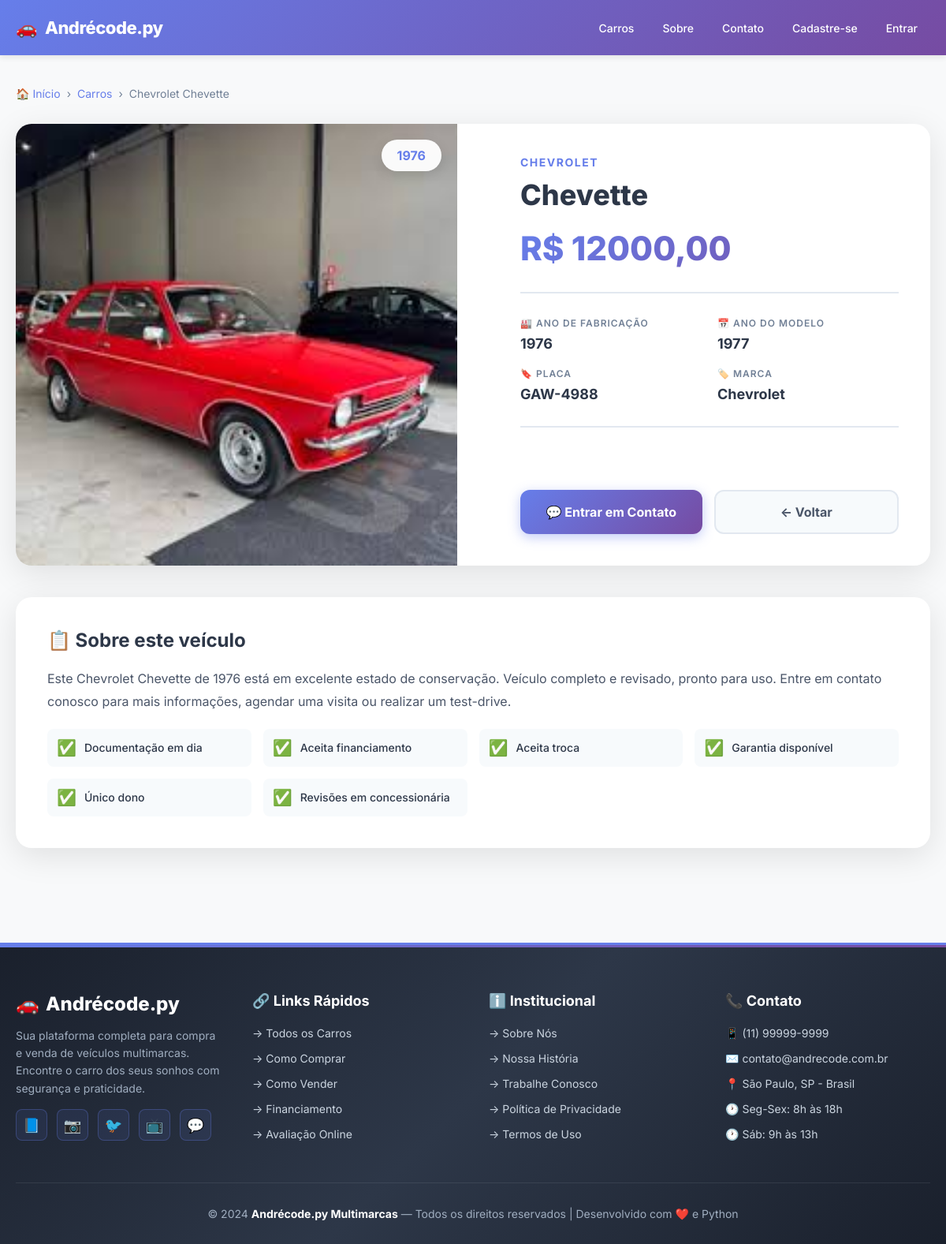
The app's page /car/2/ with its own data.
### cars/models.py (models this page shows, shortened)
class Car(models.Model):
    id = models.AutoField(primary_key=True)
    model = models.CharField(max_length=200)
    brand = models.ForeignKey(Brand, on_delete=models.PROTECT, related_name='cars_brand')
    factory_year = models.IntegerField(blank=True, null=True)
    model_year = models.IntegerField(blank=True, null=True)
    plate = models.CharField(max_length=10, blank=True, null=True)
    value = models.FloatField(blank=True, null=True)
    photo = models.ImageField(upload_to='cars/', blank=True, null=True)
    bio = models.TextField(blank=True, null=True)

class Brand(models.Model):
    name = models.CharField(max_length=200)
    def __str__(self):
        return self.name

### cars/views.py (the view)
# urls.py: path('car/<int:pk>/', car_detail_view, name='car_detail'),
def car_detail_view(request, pk):
    car = get_object_or_404(Car, pk=pk)
    return render(request, 'car_detail.html', {'car': car})

### cars/templates/car_detail.html (shortened to what this page needs)
{% extends "base.html" %}
{% block content %}
<div class="detail-container">
    <div class="breadcrumb">
        <a href="{% url 'cars_list' %}">🏠 Início</a>
        <span>›</span>
        <a href="{% url 'cars_list' %}">Carros</a>
        <span>›</span>
        <span>{{ car.brand }} {{ car.model }}</span>
    </div>
    <div class="detail-grid">
        <div class="image-section">
            {% if car.photo %}
            <img src="{{ car.photo.url }}" alt="{{ car.brand }} {{ car.model }} {{ car.factory_year }}"
                class="car-image">
            {% else %}
            <div style="text-align: center; color: #cbd5e0;">
                <div style="font-size: 64px; margin-bottom: 10px;">🚗</div>
                <p>Imagem não disponível</p>
            </div>
            {% endif %}
            <div class="year-badge">{{ car.factory_year }}</div>
        </div>
        <div class="info-section">
            <div class="car-brand-label">{{ car.brand }}</div>
            <h1 class="car-title">{{ car.model }}</h1>
            <div class="car-price">R$ {{ car.value|floatformat:2 }}</div>
            <div class="specs-grid">
                <div class="spec-item">
                    <span class="spec-label">🏭 Ano de Fabricação</span>
                    <span class="spec-value">{{ car.factory_year|default:"N/D" }}</span>
                </div>
                <div class="spec-item">
                    <span class="spec-label">📅 Ano do Modelo</span>
                    <span class="spec-value">{{ car.model_year|default:"N/D" }}</span>
                </div>
                <div class="spec-item">
                    <span class="spec-label">🔖 Placa</span>
                    <span class="spec-value">{{ car.plate|default:"N/D" }}</span>
                </div>
                <div class="spec-item">
                    <span class="spec-label">🏷️ Marca</span>
                    <span class="spec-value">{{ car.brand }}</span>
                </div>
            </div>
            <div class="action-buttons">
                {% if not user.is_authenticated %}
                <a href="#" class="btn btn-primary">
                    💬 Entrar em Contato
                </a>
                {% endif %}
                <a href="{% url 'cars_list' %}" class="btn btn-secondary">
                    ← Voltar
                </a>
            </div>
        </div>
    </div>
    <div class="description-section">
        <h2 class="description-title">
            📋 Sobre este veículo
        </h2>
        <p class="description-text">
            {% if car.bio %}
            {{ car.bio|linebreaks }}
            {% else %}
            Este {{ car.brand }} {{ car.model }} de {{ car.factory_year }} está em excelente estado de conservação.
            Veículo completo e revisado, pronto para uso. Entre em contato conosco para mais informações,
            agendar uma visita ou realizar um test-drive.
            {% endif %}
        </p>
        <div class="features-list">
            <div class="feature-item">
                <span class="feature-icon">✅</span>
                <span>Documentação em dia</span>
            </div>
            <div class="feature-item">
                <span class="feature-icon">✅</span>
                <span>Aceita financiamento</span>
            </div>
            <div class="feature-item">
                <span class="feature-icon">✅</span>
                <span>Aceita troca</span>
            </div>
            <div class="feature-item">
                <span class="feature-icon">✅</span>
                <span>Garantia disponível</span>
            </div>
            <div class="feature-item">
                <span class="feature-icon">✅</span>
                <span>Único dono</span>
            </div>
            <div class="feature-item">
                <span class="feature-icon">✅</span>
                <span>Revisões em concessionária</span>
            </div>
        </div>
    </div>
</div>
{% endblock %}

### app/templates/base.html (style rules this page uses)
* { margin: 0; padding: 0; box-sizing: border-box; }
body { font-family: 'Inter', -apple-system, BlinkMacSystemFont, sans-serif; background-color: #f8f9fa; color: #2d3748; min-height: 100vh; display: flex; flex-direction: column; }

### cars/templates/car_detail.html (style rules this page uses)
* { box-sizing: border-box; }
.detail-container { max-width: 1200px; margin: 0 auto; padding: 40px 20px; }
.breadcrumb { display: flex; align-items: center; gap: 8px; margin-bottom: 30px; font-size: 14px; color: #718096; }
.breadcrumb a { color: #667eea; text-decoration: none; transition: color 0.2s; }
.detail-grid { display: grid; grid-template-columns: 1fr 1fr; gap: 40px; background: white; border-radius: 20px; overflow: hidden; box-shadow: 0 10px 40px rgba(0, 0, 0, 0.1); }
.image-section { position: relative; background: #f5f5f5; min-height: 500px; display: flex; align-items: center; justify-content: center; overflow: hidden; }
.car-image { width: 100%; height: 100%; object-fit: cover; transition: transform 0.3s ease; }
.year-badge { position: absolute; top: 20px; right: 20px; background: rgba(255, 255, 255, 0.95); color: #667eea; padding: 10px 20px; border-radius: 30px; font-size: 16px; font-weight: 700; backdrop-filter: blur(10px); box-shadow: 0 4px 15px rgba(0, 0, 0, 0.1); }
.info-section { padding: 40px; display: flex; flex-direction: column; }
.car-brand-label { font-size: 14px; text-transform: uppercase; letter-spacing: 1.5px; color: #667eea; font-weight: 700; margin-bottom: 12px; }
.car-title { font-size: 36px; font-weight: 800; color: #2d3748; margin-bottom: 20px; line-height: 1.2; }
.car-price { font-size: 42px; font-weight: 800; background: linear-gradient(135deg, #667eea 0%, #764ba2 100%); -webkit-background-clip: text; -webkit-text-fill-color: transparent; background-clip: text; margin-bottom: 30px; }
.specs-grid { display: grid; grid-template-columns: 1fr 1fr; gap: 20px; margin-bottom: 30px; padding: 30px 0; border-top: 2px solid #e2e8f0; border-bottom: 2px solid #e2e8f0; }
.spec-item { display: flex; flex-direction: column; gap: 8px; }
.spec-label { font-size: 12px; text-transform: uppercase; letter-spacing: 1px; color: #718096; font-weight: 600; }
.spec-value { font-size: 18px; font-weight: 700; color: #2d3748; }
.action-buttons { display: flex; gap: 15px; margin-top: auto; }
.btn { flex: 1; padding: 16px 24px; border: none; border-radius: 12px; font-size: 16px; font-weight: 700; cursor: pointer; transition: all 0.3s ease; text-align: center; text-decoration: none; display: inline-flex; align-items: center; justify-content: center; gap: 8px; }
.btn-primary { background: linear-gradient(135deg, #667eea 0%, #764ba2 100%); color: white; box-shadow: 0 4px 15px rgba(102, 126, 234, 0.4); }
.btn-secondary { background: #f7fafc; color: #4a5568; border: 2px solid #e2e8f0; }
.description-section { margin-top: 40px; background: white; padding: 40px; border-radius: 20px; box-shadow: 0 10px 40px rgba(0, 0, 0, 0.1); }
.description-title { font-size: 24px; font-weight: 700; color: #2d3748; margin-bottom: 20px; display: flex; align-items: center; gap: 10px; }
.description-text { font-size: 16px; line-height: 1.8; color: #4a5568; }
.features-list { display: grid; grid-template-columns: repeat(auto-fill, minmax(250px, 1fr)); gap: 15px; margin-top: 20px; }
.feature-item { display: flex; align-items: center; gap: 10px; padding: 12px; background: #f7fafc; border-radius: 8px; font-size: 14px; color: #2d3748; font-weight: 500; }
.feature-icon { font-size: 20px; }

### records on screen
Car: brand "Chevrolet", model "Chevette", photo (picture), factory_year "1976", brand "CHEVROLET", value "12000,00", model_year "1977", plate "GAW-4988"
